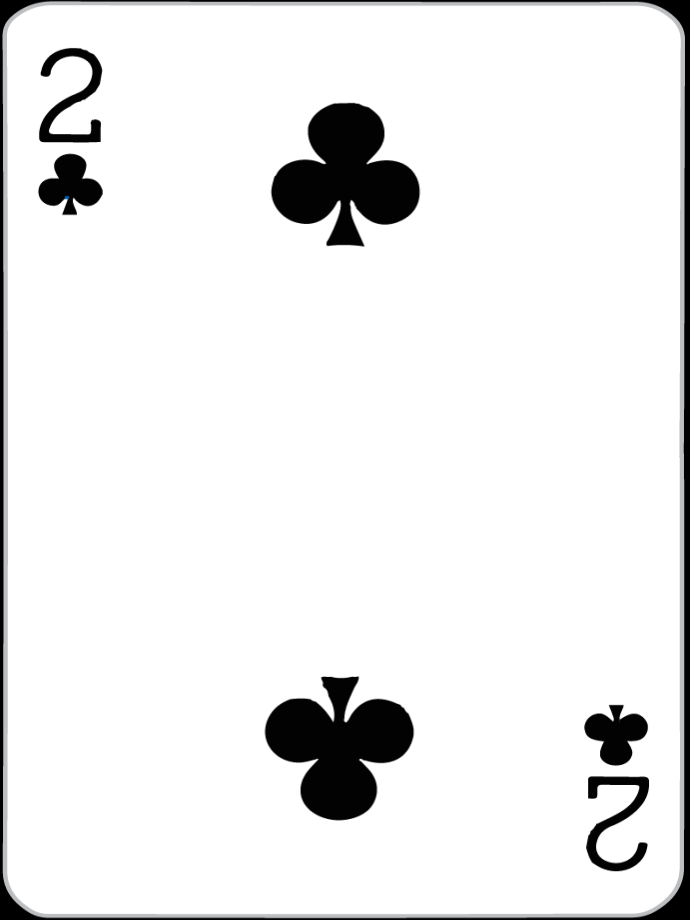
//> input picture capture-transformer/2C.ppm, 690 x 920 px, given in place of the camera
$ ./houghline_interactive   (built with g++ and OpenCV 4)
//> lines starting //> are read from the running program, lines starting //| are printed output that depends on the picture; after the words box and inside, x2 and y2 are one past the last pixel; in counts of white or black regions, pixels touching at a corner belong together
#include "opencv2/imgcodecs.hpp"
#include "opencv2/highgui.hpp"
#include "opencv2/imgproc.hpp"

using namespace cv;

int main() {
    // Open the default video capture device (webcam)
    VideoCapture cap(0);

    // Check if webcam opened successfully
    if (!cap.isOpened()) {
        cerr << "Error opening video capture device!" << endl;
        return -1;
    }

    Mat frame;

    while (true) {
        // Capture frame-by-frame from the webcam
        cap >> frame;
//> frame is the input picture: 920 rows x 690 cols, CV_8UC3; mean B, G, R 235.3, 235.3, 235.2

        // Check if frame is captured successfully
        if (frame.empty()) {
            cerr << "Error capturing frame!" << endl;
            break;
        }

        // Convert frame to grayscale for Hough Line Transform
        Mat gray;
        cvtColor(frame, gray, COLOR_BGR2GRAY);

        // Apply Canny edge detection
        Mat dst;
        Canny(gray, dst, 80, 240, 3); // Adjust thresholds as needed
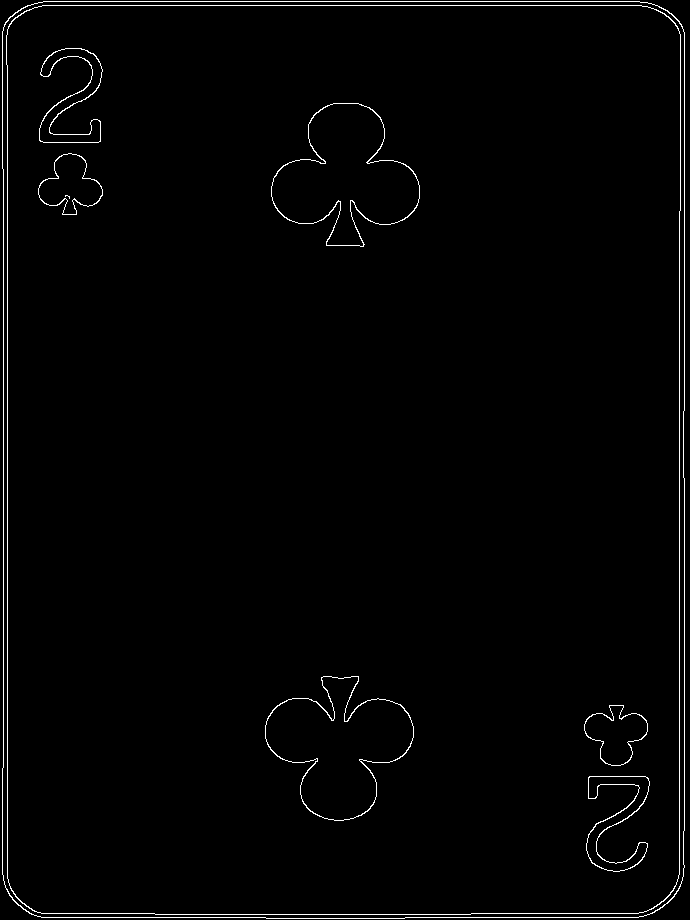
//> dst: 920 rows x 690 cols, CV_8UC1; 1.5% white in thin lines or dots

        // Probabilistic Line Transform (more robust for noisy environments)
        vector<Vec4i> linesP;
        HoughLinesP(dst, linesP, 1, CV_PI/180, 50, 50, 10); // Adjust parameters for better results
//> linesP = 21 lines (x1, y1, x2, y2), first 8: [7, 891, 7, 65], [684, 830, 684, 478], [679, 874, 679, 211], [3, 767, 3, 169], [42, 5, 641, 5], [43, 1, 639, 1], [41, 917, 265, 917], [155, 914, 470, 914]

        // Draw detected lines on the frame
        for (size_t i = 0; i < linesP.size(); i++) {
            Vec4i l = linesP[i];
            line(frame, Point(l[0], l[1]), Point(l[2], l[3]), Scalar(0,0,255), 3, LINE_AA);
        }
//> this loop made 21 passes
//> l on passes 1 to 12: [7, 891, 7, 65], [684, 830, 684, 478], [679, 874, 679, 211], [3, 767, 3, 169], [42, 5, 641, 5], [43, 1, 639, 1], [41, 917, 265, 917], [155, 914, 470, 914], [471, 913, 638, 913], [680, 210, 680, 23], [2, 874, 2, 768], [266, 918, 404, 918]
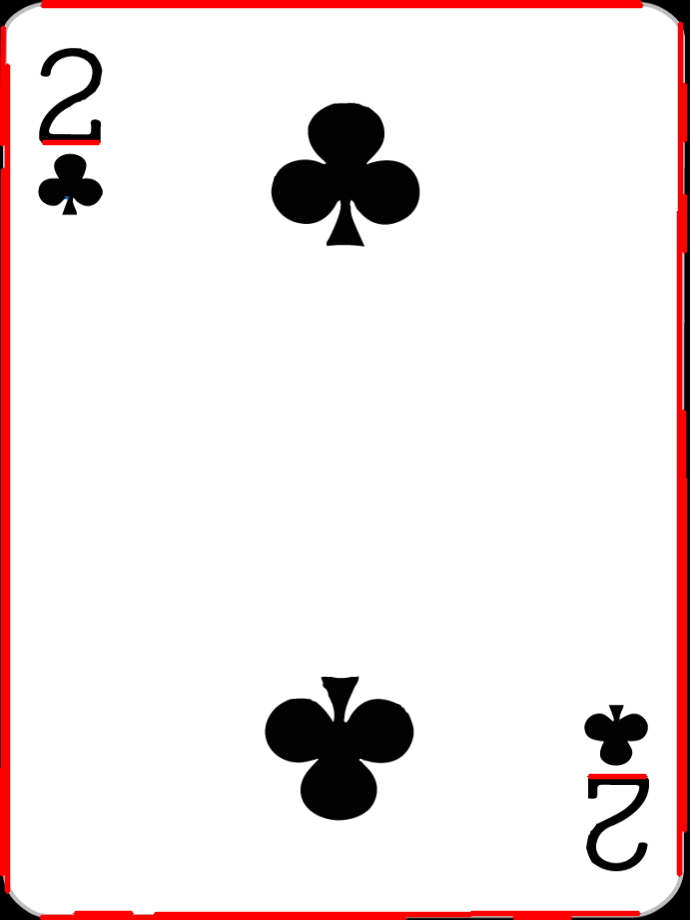
//> frame: 920 rows x 690 cols, CV_8UC3; 4.58% of pixels changed, all inside (x1, y1, x2, y2) = (0, 0, 688, 920)

        // Display the frame with detected lines
        imshow("Interactive Camera - Hough Lines Transform", frame);

        // Exit loop on 'q' key press
        char c = (char)waitKey(1);
//> the 'q' key is pressed
        if (c == 'q') {
            break;
        }
    }

    // Release capture device and destroy windows
    cap.release();
    destroyAllWindows();

    return 0;
}
